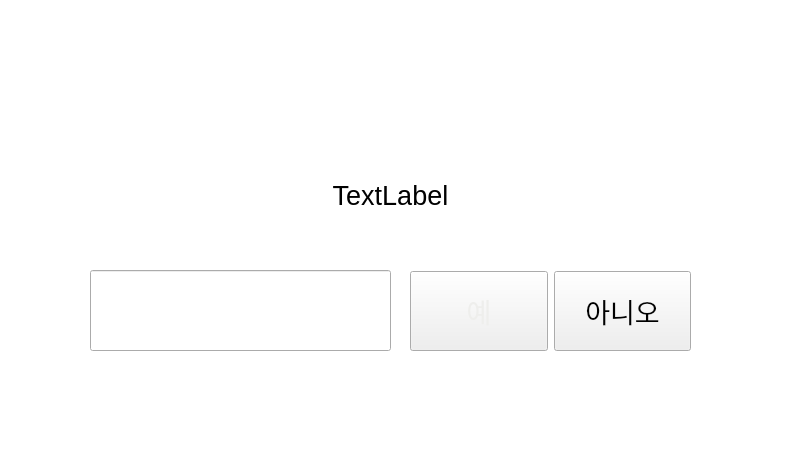
<?xml version="1.0" encoding="UTF-8"?>
<ui version="4.0">
 <class>MessageDialog</class>
 <widget class="QWidget" name="MessageDialog">
  <property name="geometry">
   <rect>
    <x>0</x>
    <y>0</y>
    <width>800</width>
    <height>450</height>
   </rect>
  </property>
  <property name="windowTitle">
   <string>Form</string>
  </property>
  <property name="styleSheet">
   <string notr="true">#MessageDialog{
border:none;
background-color: rgb(255, 255, 255,100);
}</string>
  </property>
  <widget class="QWidget" name="widget" native="true">
   <property name="geometry">
    <rect>
     <x>80</x>
     <y>120</y>
     <width>631</width>
     <height>251</height>
    </rect>
   </property>
   <property name="styleSheet">
    <string notr="true">#widget{
border-image: url(:/image/W1.png);
}</string>
   </property>
   <widget class="QLabel" name="lbl_infoText">
    <property name="geometry">
     <rect>
      <x>10</x>
      <y>0</y>
      <width>601</width>
      <height>151</height>
     </rect>
    </property>
    <property name="font">
     <font>
      <pointsize>20</pointsize>
     </font>
    </property>
    <property name="text">
     <string>TextLabel</string>
    </property>
    <property name="alignment">
     <set>Qt::AlignCenter</set>
    </property>
   </widget>
   <widget class="QLabel" name="lbl_flag">
    <property name="geometry">
     <rect>
      <x>670</x>
      <y>20</y>
      <width>51</width>
      <height>51</height>
     </rect>
    </property>
    <property name="font">
     <font>
      <pointsize>20</pointsize>
     </font>
    </property>
    <property name="text">
     <string/>
    </property>
   </widget>
   <widget class="QLineEdit" name="lineEdit">
    <property name="geometry">
     <rect>
      <x>10</x>
      <y>150</y>
      <width>301</width>
      <height>81</height>
     </rect>
    </property>
    <property name="styleSheet">
     <string notr="true">border-image: url(:/image/base5.png);</string>
    </property>
    <property name="echoMode">
     <enum>QLineEdit::Password</enum>
    </property>
   </widget>
   <widget class="QPushButton" name="pushButton">
    <property name="geometry">
     <rect>
      <x>10</x>
      <y>150</y>
      <width>301</width>
      <height>81</height>
     </rect>
    </property>
    <property name="focusPolicy">
     <enum>Qt::NoFocus</enum>
    </property>
    <property name="styleSheet">
     <string notr="true">QPushButton{
border:none;
background-color: rgb(255, 255, 255,0);}

QPushButton:checked{background-color: rgb(255, 255, 255,0);}
</string>
    </property>
    <property name="text">
     <string/>
    </property>
   </widget>
   <widget class="QWidget" name="layoutWidget">
    <property name="geometry">
     <rect>
      <x>330</x>
      <y>150</y>
      <width>281</width>
      <height>82</height>
     </rect>
    </property>
    <layout class="QHBoxLayout" name="horizontalLayout">
     <item>
      <widget class="QPushButton" name="btn_yes">
       <property name="minimumSize">
        <size>
         <width>0</width>
         <height>80</height>
        </size>
       </property>
       <property name="maximumSize">
        <size>
         <width>160</width>
         <height>16777215</height>
        </size>
       </property>
       <property name="font">
        <font>
         <pointsize>20</pointsize>
        </font>
       </property>
       <property name="focusPolicy">
        <enum>Qt::StrongFocus</enum>
       </property>
       <property name="styleSheet">
        <string notr="true">border-image: url(:/image/base7.png);
color: rgb(238, 238, 236);</string>
       </property>
       <property name="text">
        <string>예</string>
       </property>
      </widget>
     </item>
     <item>
      <widget class="QPushButton" name="btn_no">
       <property name="minimumSize">
        <size>
         <width>0</width>
         <height>80</height>
        </size>
       </property>
       <property name="maximumSize">
        <size>
         <width>160</width>
         <height>16777215</height>
        </size>
       </property>
       <property name="font">
        <font>
         <pointsize>20</pointsize>
        </font>
       </property>
       <property name="focusPolicy">
        <enum>Qt::StrongFocus</enum>
       </property>
       <property name="styleSheet">
        <string notr="true">border-image: url(:/image/base6.png);
color: rgb(0, 0, 0);</string>
       </property>
       <property name="text">
        <string>아니오</string>
       </property>
      </widget>
     </item>
    </layout>
   </widget>
  </widget>
 </widget>
 <resources/>
 <connections/>
</ui>
